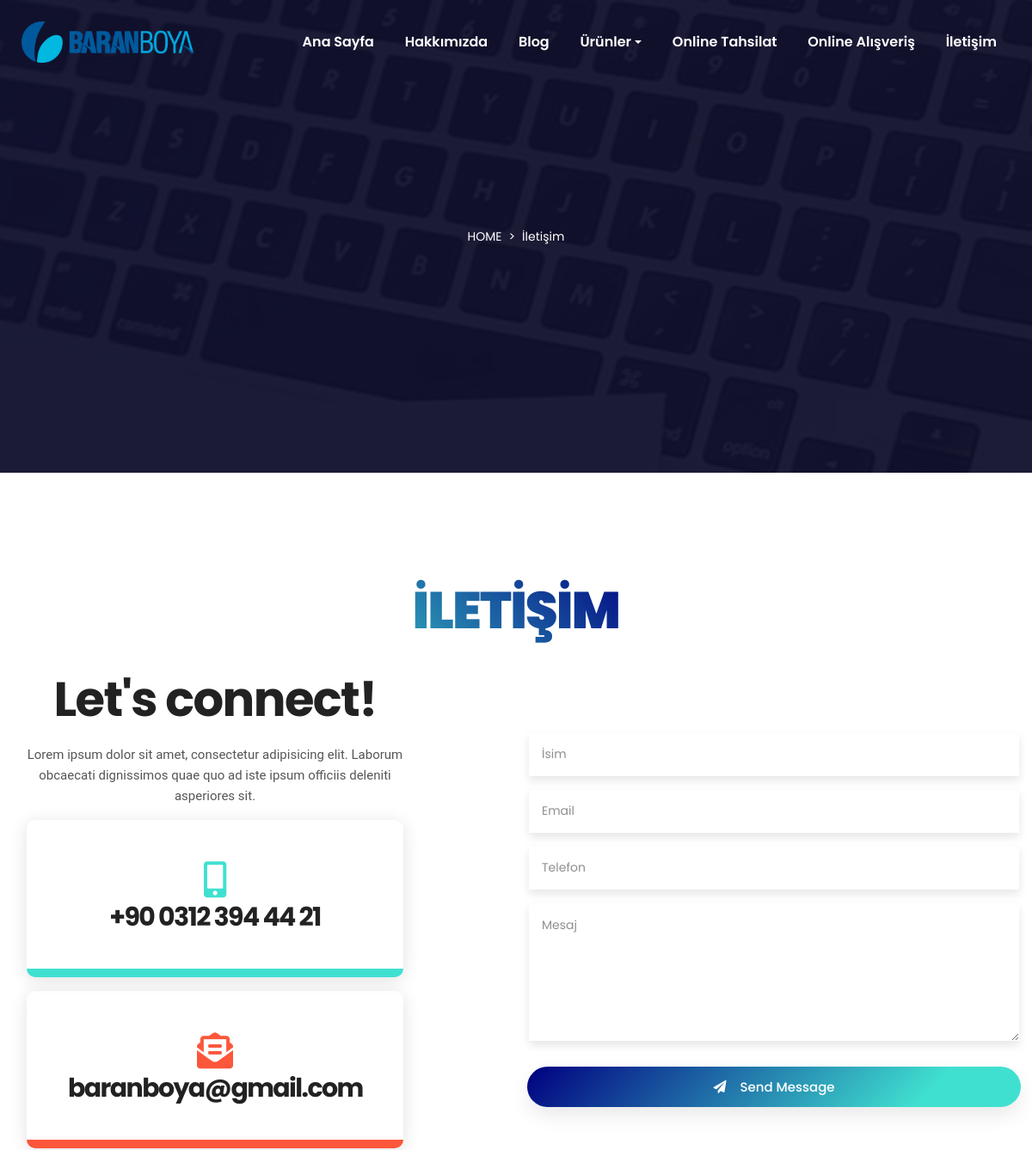
The app's page /contact.php (upper part), older data.
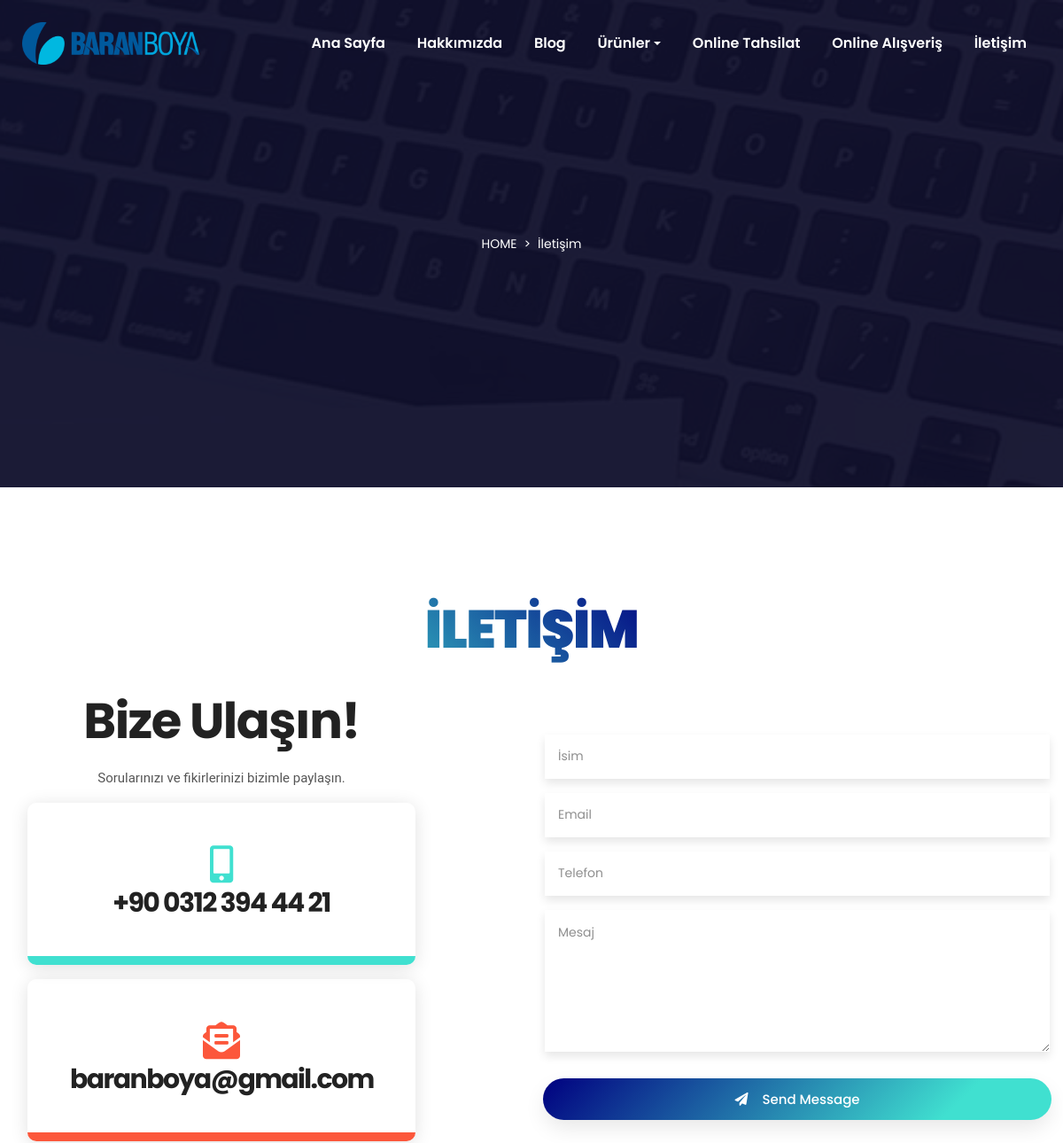
The same page, newer data.
### tables this page shows
CREATE TABLE `section_title` (
  `id` int(11) NOT NULL,
  `about_title` varchar(500) NOT NULL,
  `about_text` varchar(1000) NOT NULL,
  `why_title` varchar(500) NOT NULL,
  `why_text` varchar(1000) NOT NULL,
  `service_title` varchar(500) NOT NULL,
  `service_text` varchar(1000) NOT NULL,
  `port_title` varchar(500) NOT NULL,
  `port_text` varchar(1000) NOT NULL,
  `test_title` varchar(500) NOT NULL,
  `test_text` varchar(1000) NOT NULL,
  `contact_title` varchar(500) NOT NULL,
  `contact_text` varchar(1000) NOT NULL,
  `enquiry_title` varchar(500) NOT NULL,
  `enquiry_text` varchar(1000) NOT NULL
);

### contact.php (the view, shortened to what this page needs)
<?php include "header.php";?>
        <section class="section breadcrumb-area overlay-dark d-flex align-items-center">
            <div class="container">
                <div class="row">
                    <div class="col-12">
                        <div class="breadcrumb-content text-center">
                            <ol class="breadcrumb d-flex justify-content-center">
                                <li class="breadcrumb-item"><a class="text-uppercase text-white" href="home">Home</a></li>
                                <li class="breadcrumb-item text-white active">İletişim</li>
                            </ol>
                        </div>
                    </div>
                </div>
            </div>
        </section>
        <section id="contact" class="contact-area ptb_100">
            <div class="container">
                <div class="contact-baslik-container">
                    <h5 id="contact-baslik" class="text-white text-uppercase mb-3 text-center">İLETİŞİM</h5>
                </div>
                <div class="row justify-content-between align-items-center">
                    <div class="col-12 col-lg-5">
                        <div class="section-heading text-center mb-3">
                            <h2><?php print $contact_title ?></h2>
                            <p class="d-none d-sm-block mt-4"><?php print $contact_text ?></p>
                        </div>
                        <div class="contact-us">
                            <ul>
                                <li class="contact-info color-1 bg-hover active hover-bottom text-center p-5 m-3">
                                    <span><i class="fas fa-mobile-alt fa-3x"></i></span>
                                    <a class="d-block my-2" href="tel:<?php print $phone1 ?>">
                                        <h3><?php print $phone1 ?></h3>
                                    </a>
                                </li>
                                <li class="contact-info color-3 bg-hover active hover-bottom text-center p-5 m-3">
                                    <span><i class="fas fa-envelope-open-text fa-3x"></i></span>
                                    <a class="d-none d-sm-block my-2" href="mailto:<?php print $email1 ?>">
                                        <h3><?php print $email1 ?></h3>
                                    </a>
                                </li>
                            </ul>
                        </div>
                    </div>
                    <div class="col-12 col-lg-6 pt-4 pt-lg-0">
                        <div class="contact-box text-center">
                            <form action="" method="post" enctype="multipart/form-data">
                                <div class="row">
                                    <div class="col-12">
                                        <div class="form-group">
                                            <input type="text" class="form-control" name="name" placeholder="İsim" required="required">
                                        </div>
                                        <div class="form-group">
                                            <input type="email" class="form-control" name="email" placeholder="Email" required="required">
                                        </div>
                                        <div class="form-group">
                                            <input type="text" class="form-control" name="phone" placeholder="Telefon" required="required">
                                        </div>
                                    </div>
                                    <div class="col-12">
                                        <div class="form-group">
                                            <textarea class="form-control" name="message" placeholder="Mesaj" required="required"></textarea>
                                        </div>
                                    </div>
                                    <div class="col-12">
                                        <button type="submit" class="btn btn-bordered active btn-block mt-3" name="save"><span class="text-white pr-3"><i class="fas fa-paper-plane"></i></span>Send Message</button>
                                    </div>
                                </div>
                            </form>
                        </div>
                    </div>
                </div>
            </div>
        </section>
        <?php include "footer.php";?>

Row changes from the older to the newer data that the page shows:
changed section_title: contact_title "Let's connect!" → "Bize Ulaşın!"; contact_text "Lorem ipsum dolor sit amet, consectetur adipisicing elit. Laborum obcaecati dignissimos quae quo ad iste ipsum officiis deleniti asperiores sit." → "Sorularınızı ve fikirlerinizi bizimle paylaşın."
